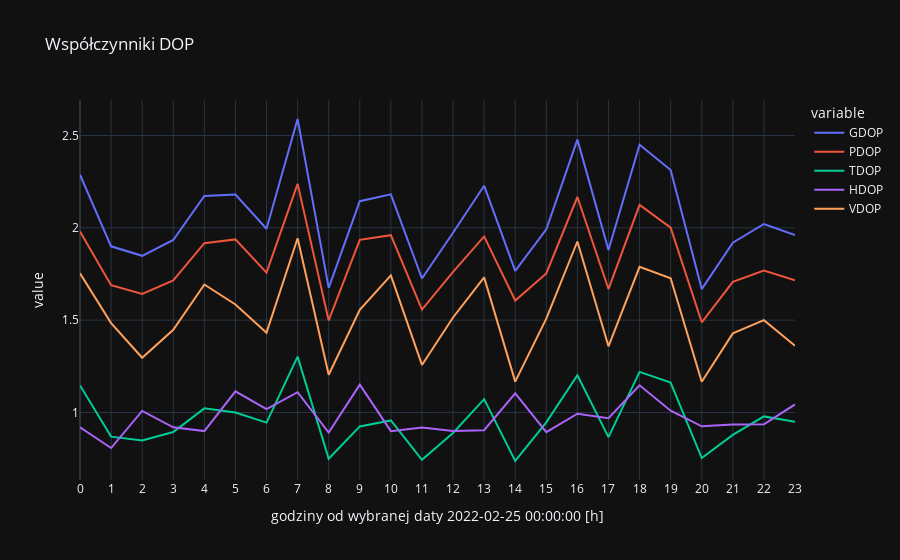

Here is the notebook cell this chart was saved with:
### Code cell
fig = px.line(dopdf, x='h', y=['GDOP', 'PDOP', 'TDOP', 'HDOP', 'VDOP'], title='Współczynniki DOP', labels={'h':'godziny od wybranej daty ' + str(date(*DATA[0:3])) + ' ' + str(time(*DATA[3:])) + ' [h]'}, template='plotly_dark')
fig.update_layout(hovermode="closest", xaxis = dict(tickmode = 'linear', tick0=0, dtick=1))
fig.show()

### Figure 1 — Plotly figure (JSON) as saved in the notebook; plotly's stock layout.template omitted (floating-point values rounded to 4 significant figures)
{"data": [{"hovertemplate": "variable=GDOP<br>godziny od wybranej daty 2022-02-25 00:00:00 [h]=%{x}<br>value=%{y}<extra></extra>", "legendgroup": "GDOP", "line": {"color": "#636efa", "dash": "solid"}, "marker": {"symbol": "circle"}, "mode": "lines", "name": "GDOP", "orientation": "v", "showlegend": true, "type": "scatter", "x": [0, 1, 2, 3, 4, 5, 6, 7, 8, 9, 10, 11, 12, 13, 14, 15, 16, 17, 18, 19, 20, 21, 22, 23], "xaxis": "x", "y": [2.288, 1.9, 1.848, 1.934, 2.172, 2.18, 1.995, 2.589, 1.675, 2.144, 2.181, 1.726, 1.973, 2.228, 1.767, 1.992, 2.478, 1.88, 2.45, 2.313, 1.668, 1.92, 2.021, 1.961], "yaxis": "y"}, {"hovertemplate": "variable=PDOP<br>godziny od wybranej daty 2022-02-25 00:00:00 [h]=%{x}<br>value=%{y}<extra></extra>", "legendgroup": "PDOP", "line": {"color": "#EF553B", "dash": "solid"}, "marker": {"symbol": "circle"}, "mode": "lines", "name": "PDOP", "orientation": "v", "showlegend": true, "type": "scatter", "x": [0, 1, 2, 3, 4, 5, 6, 7, 8, 9, 10, 11, 12, 13, 14, 15, 16, 17, 18, 19, 20, 21, 22, 23], "xaxis": "x", "y": [1.98, 1.689, 1.642, 1.715, 1.917, 1.937, 1.757, 2.238, 1.498, 1.935, 1.96, 1.557, 1.761, 1.953, 1.606, 1.753, 2.167, 1.669, 2.125, 2.001, 1.489, 1.707, 1.768, 1.716], "yaxis": "y"}, {"hovertemplate": "variable=TDOP<br>godziny od wybranej daty 2022-02-25 00:00:00 [h]=%{x}<br>value=%{y}<extra></extra>", "legendgroup": "TDOP", "line": {"color": "#00cc96", "dash": "solid"}, "marker": {"symbol": "circle"}, "mode": "lines", "name": "TDOP", "orientation": "v", "showlegend": true, "type": "scatter", "x": [0, 1, 2, 3, 4, 5, 6, 7, 8, 9, 10, 11, 12, 13, 14, 15, 16, 17, 18, 19, 20, 21, 22, 23], "xaxis": "x", "y": [1.146, 0.8691, 0.8485, 0.8939, 1.022, 0.9998, 0.9451, 1.302, 0.749, 0.9244, 0.9567, 0.7437, 0.8891, 1.072, 0.7371, 0.9467, 1.201, 0.8663, 1.22, 1.162, 0.7531, 0.8784, 0.9787, 0.9492], "yaxis": "y"}, {"hovertemplate": "variable=HDOP<br>godziny od wybranej daty 2022-02-25 00:00:00 [h]=%{x}<br>value=%{y}<extra></extra>", "legendgroup": "HDOP", "line": {"color": "#ab63fa", "dash": "solid"}, "marker": {"symbol": "circle"}, "mode": "lines", "name": "HDOP", "orientation": "v", "showlegend": true, "type": "scatter", "x": [0, 1, 2, 3, 4, 5, 6, 7, 8, 9, 10, 11, 12, 13, 14, 15, 16, 17, 18, 19, 20, 21, 22, 23], "xaxis": "x", "y": [0.9198, 0.8074, 1.008, 0.9198, 0.899, 1.114, 1.018, 1.11, 0.8915, 1.15, 0.8989, 0.9187, 0.8995, 0.9038, 1.103, 0.8933, 0.9932, 0.969, 1.147, 1.01, 0.9251, 0.9351, 0.9359, 1.043], "yaxis": "y"}, {"hovertemplate": "variable=VDOP<br>godziny od wybranej daty 2022-02-25 00:00:00 [h]=%{x}<br>value=%{y}<extra></extra>", "legendgroup": "VDOP", "line": {"color": "#FFA15A", "dash": "solid"}, "marker": {"symbol": "circle"}, "mode": "lines", "name": "VDOP", "orientation": "v", "showlegend": true, "type": "scatter", "x": [0, 1, 2, 3, 4, 5, 6, 7, 8, 9, 10, 11, 12, 13, 14, 15, 16, 17, 18, 19, 20, 21, 22, 23], "xaxis": "x", "y": [1.754, 1.484, 1.296, 1.448, 1.693, 1.585, 1.432, 1.944, 1.204, 1.556, 1.742, 1.257, 1.514, 1.732, 1.167, 1.508, 1.926, 1.358, 1.788, 1.727, 1.166, 1.428, 1.5, 1.362], "yaxis": "y"}], "layout": {"hovermode": "closest", "legend": {"title": {"text": "variable"}, "tracegroupgap": 0}, "title": {"text": "Współczynniki DOP"}, "xaxis": {"anchor": "y", "domain": [0, 1], "dtick": 1, "tick0": 0, "tickmode": "linear", "title": {"text": "godziny od wybranej daty 2022-02-25 00:00:00 [h]"}}, "yaxis": {"anchor": "x", "domain": [0, 1], "title": {"text": "value"}}}}
